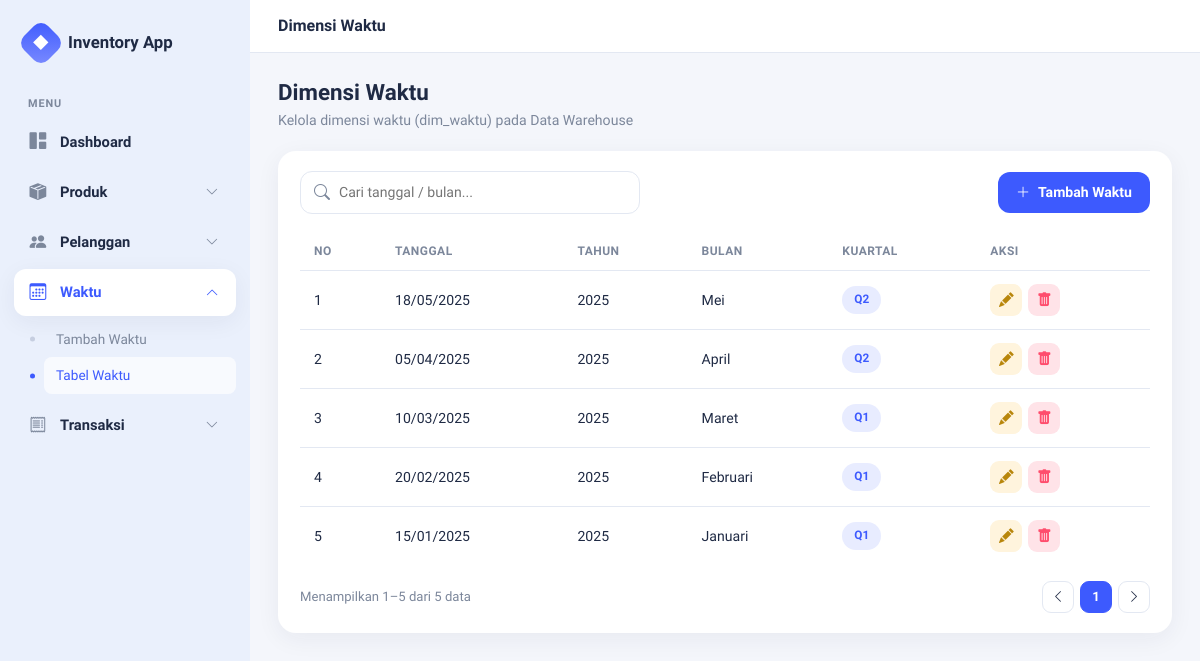
Page /waktu/index.php on the committed database.
### tables this page shows
CREATE TABLE `dim_waktu` (
  `id_waktu` int NOT NULL,
  `tanggal` date DEFAULT NULL,
  `tahun` int DEFAULT NULL,
  `bulan` int DEFAULT NULL,
  `bulan_nama` varchar(20) DEFAULT NULL,
  `kuartal` int DEFAULT NULL
);

### waktu/index.php (the view, shortened to what this page needs)
<?php
include '../config/koneksi.php';
$per_page = 6;
$page = isset($_GET['page']) ? max(1, (int)$_GET['page']) : 1;
$offset = ($page - 1) * $per_page;
$total_rows = mysqli_fetch_assoc(mysqli_query($conn, "SELECT COUNT(*) n FROM dim_waktu"))['n'];
$total_pages = max(1, ceil($total_rows / $per_page));
$query = mysqli_query($conn, "
    SELECT * FROM dim_waktu
    ORDER BY tanggal DESC
    LIMIT $per_page OFFSET $offset
");
include '../includes/header.php';
?>
<div class="page-heading">
    <div>
        <h2>Dimensi Waktu</h2>
        <p>Kelola dimensi waktu (dim_waktu) pada Data Warehouse</p>
    </div>
</div>
<div class="surface-card">
    <div class="toolbar">
        <div class="search-box">
            <i class="bi bi-search"></i>
            <input type="text" placeholder="Cari tanggal / bulan..." data-search-input="tabelWaktu">
        </div>
        <a href="tambah.php" class="btn-app-primary">
            <i class="bi bi-plus-lg"></i> Tambah Waktu
        </a>
    </div>
    <div class="table-responsive">
        <table class="table-app" id="tabelWaktu">
            <thead>
                <tr>
                    <th>No</th>
                    <th>Tanggal</th>
                    <th>Tahun</th>
                    <th>Bulan</th>
                    <th>Kuartal</th>
                    <th>Aksi</th>
                </tr>
            </thead>
            <tbody>
            <?php $no = $offset + 1; while($data = mysqli_fetch_assoc($query)): ?>
                <tr data-row>
                    <td><?= $no++ ?></td>
                    <td><?= date('d/m/Y', strtotime($data['tanggal'])) ?></td>
                    <td><?= $data['tahun'] ?></td>
                    <td><?= htmlspecialchars($data['bulan_nama']) ?></td>
                    <td><span class="badge-kategori">Q<?= $data['kuartal'] ?></span></td>
                    <td>
                        <div class="row-actions">
                            <a href="edit.php?id=<?= $data['id_waktu'] ?>" class="action-btn edit" title="Edit">
                                <i class="bi bi-pencil-fill"></i>
                            </a>
                            <a href="hapus.php?id=<?= $data['id_waktu'] ?>" class="action-btn delete" title="Hapus"
                               onclick="return confirm('Yakin ingin menghapus data waktu ini?')">
                                <i class="bi bi-trash-fill"></i>
                            </a>
                        </div>
                    </td>
                </tr>
            <?php endwhile; ?>
            </tbody>
        </table>
    </div>
    <?php if($total_rows > 0): ?>
    <div class="pagination-app">
        <div class="info">Menampilkan <?= $offset+1 ?>–<?= min($offset+$per_page,$total_rows) ?> dari <?= $total_rows ?> data</div>
        <div class="pages">
            <a href="?page=<?= max(1,$page-1) ?>"><i class="bi bi-chevron-left"></i></a>
            <?php for($i=1; $i<=$total_pages; $i++): ?>
                <a href="?page=<?= $i ?>" class="<?= $i===$page?'active':'' ?>"><?= $i ?></a>
            <?php endfor; ?>
            <a href="?page=<?= min($total_pages,$page+1) ?>"><i class="bi bi-chevron-right"></i></a>
        </div>
    </div>
    <?php endif; ?>
</div>
<?php include '../includes/footer.php'; ?>

### assets/css/style.css (style rules this page uses)
:root { --primary: #3D5AFE; --primary-dark: #2C3FD1; --primary-soft: #E8ECFF; --sidebar-bg: #EAF0FC; --sidebar-active: #FFFFFF; --bg-page: #F4F6FB; --text-dark: #1F2A44; --text-muted: #7C879B; --border-soft: #E3E8F2; --danger: #FF4D6D; --danger-soft: #FFE3E8; --success: #18B26B; --radius-lg: 18px; --radius-md: 12px; --shadow-soft: 0 6px 24px rgba(31, 42, 68, 0.06); }
* { box-sizing:border-box; }
body { font-family:'Plus Jakarta Sans','Inter',system-ui,-apple-system,sans-serif; background:var(--bg-page); color:var(--text-dark); margin:0; min-height:100vh; }
a { text-decoration:none; }
.page-heading { display:flex; align-items:flex-end; justify-content:space-between; flex-wrap:wrap; gap:12px; margin-bottom:20px; }
.page-heading h2 { font-size:1.4rem; font-weight:800; margin:0 0 4px; }
.page-heading p { margin:0; color:var(--text-muted); font-size:.88rem; }
.surface-card { background:#fff; border-radius:var(--radius-lg); box-shadow:var(--shadow-soft); padding:20px 22px; margin-bottom:22px; }
.toolbar { display:flex; align-items:center; gap:12px; flex-wrap:wrap; justify-content:space-between; margin-bottom:18px; }
.search-box { position:relative; flex:1; max-width:340px; }
.search-box i { position:absolute; left:14px; top:50%; transform:translateY(-50%); color:var(--text-muted); }
.search-box input { width:100%; padding:10px 14px 10px 38px; border-radius:12px; border:1px solid var(--border-soft); background:#fff; font-size:.88rem; }
.btn-app-primary { background:var(--primary); border:none; color:#fff; padding:10px 18px; border-radius:12px; font-weight:700; font-size:.88rem; display:inline-flex; align-items:center; gap:8px; white-space:nowrap; }
.table-app { width:100%; border-collapse:separate; border-spacing:0; font-size:.88rem; }
.table-app thead th { text-align:left; color:var(--text-muted); font-weight:700; font-size:.75rem; text-transform:uppercase; letter-spacing:.04em; padding:10px 14px; border-bottom:1px solid var(--border-soft); }
.table-app tbody td { padding:13px 14px; border-bottom:1px solid var(--border-soft); vertical-align:middle; color:var(--text-dark); }
.table-app tbody tr:last-child td { border-bottom:none; }
.badge-kategori { display:inline-block; padding:5px 12px; border-radius:999px; font-size:.74rem; font-weight:700; background:var(--primary-soft); color:var(--primary); }
.row-actions { display:flex; gap:6px; }
.action-btn { width:32px;height:32px; border-radius:9px; border:none; display:inline-flex; align-items:center; justify-content:center; font-size:.92rem; }
.action-btn.edit { background:#FFF4DD; color:#B8860B; }
.action-btn.delete { background:var(--danger-soft); color:var(--danger); }
.pagination-app { display:flex; align-items:center; justify-content:space-between; margin-top:16px; flex-wrap:wrap; gap:10px; }
.pagination-app .info { color:var(--text-muted); font-size:.82rem; }
.pagination-app .pages { display:flex; gap:6px; align-items:center; }
.pagination-app .pages a, .pagination-app .pages span { min-width:32px; height:32px; border-radius:9px; display:flex; align-items:center; justify-content:center; font-size:.82rem; font-weight:600; color:var(--text-dark); border:1px solid var(--border-soft); }
.pagination-app .pages .active { background:var(--primary); border-color:var(--primary); color:#fff; }

### rows in the picture
dim_waktu: tanggal "18/05/2025", tahun "2025", bulan_nama "Mei", kuartal "2"
dim_waktu: tanggal "05/04/2025", tahun "2025", bulan_nama "April", kuartal "2"
dim_waktu: tanggal "10/03/2025", tahun "2025", bulan_nama "Maret", kuartal "1"
dim_waktu: tanggal "20/02/2025", tahun "2025", bulan_nama "Februari", kuartal "1"
dim_waktu: tanggal "15/01/2025", tahun "2025", bulan_nama "Januari", kuartal "1"

### other values in the picture
$page_title "Dimensi Waktu"
$offset+1 "1"
min($offset+$per_page,$total_rows) "5"
$total_rows "5"
